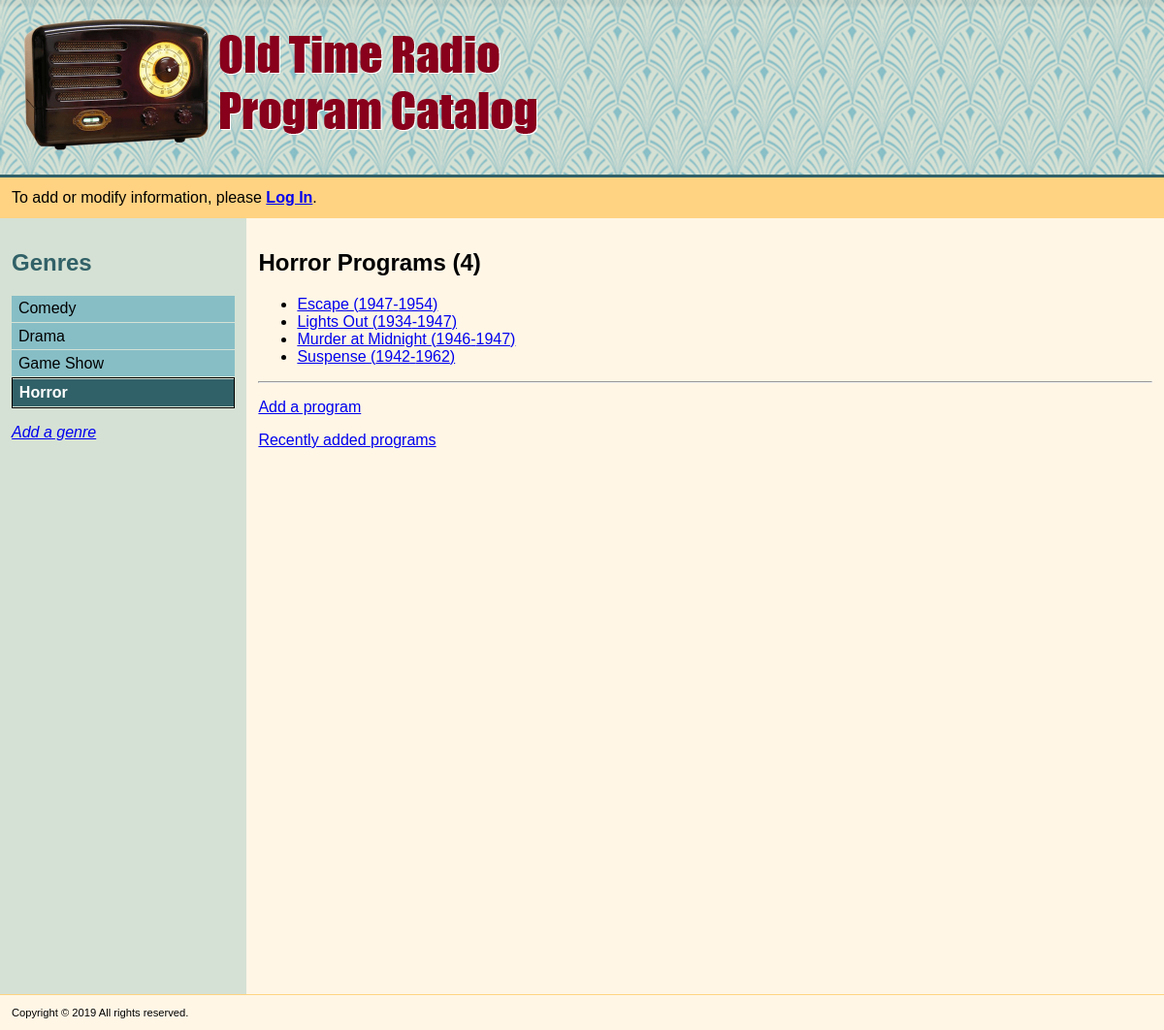
/genre/3, run on the app's committed database.
### models.py (models this page shows, shortened)
class Genre(Base):
    __tablename__ = 'genre'
    id = Column(Integer, primary_key=True)
    name = Column(String(100), nullable=False, unique=True)
    user_id = Column(Integer, ForeignKey('user.id'))
    user = relationship(User)
    time_created = Column(DateTime(timezone=True), server_default=func.now())
    time_updated = Column(DateTime(timezone=True), onupdate=func.now())

class Program(Base):
    __tablename__ = 'program'
    name = Column(String(120), nullable=False, unique=True)
    id = Column(Integer, primary_key=True)
    description = Column(String(1000))
    yearBegan = Column(Integer, nullable=False)
    yearEnded = Column(Integer, nullable=False)
    genre_id = Column(Integer, ForeignKey('genre.id'))
    genre = relationship(Genre)
    user_id = Column(Integer, ForeignKey('user.id'))
    user = relationship(User)
    time_created = Column(DateTime(timezone=True), server_default=func.now())
    time_updated = Column(DateTime(timezone=True), onupdate=func.now())

### application.py (the view)
@app.route('/genre/<int:genre_id>')
@app.route('/genre/<int:genre_id>/program')
def showGenre(genre_id):
    genres = session.query(Genre).order_by('name').all()
    genre = session.query(Genre).filter_by(id=genre_id).one()
    programs = session.query(Program).filter_by(
                                                genre_id=genre_id
                                               ).order_by('name').all()
    return render_template('showGenre.html', genres=genres, genre=genre,
                           programs=programs)

### application.py (called while the page is built)
def _fk_pragma_on_connect(dbapi_con, con_record):
    dbapi_con.execute('pragma foreign_keys=ON')

### templates/showGenre.html (shortened to what this page needs)
{% extends "main.html" %}
{% block content %}
<h1>{{genre.name}} Programs ({{programs|count}})</h1>
{% if programs|count > 0 %}
	<ul>
	{% for program in programs %}
		<li>
			<a href='{{url_for("showProgram", genre_id=genre.id, program_id=program.id)}}'>
			{{program.name}} ({{program.yearBegan}}-{{program.yearEnded}})
			</a>
		</li>
	{% endfor %}
	</ul>
	<hr>
{% endif %}
<p>
	<a href='{{url_for("addProgram", genre_id=genre.id)}}'>
	Add a program
	</a>
</p>
<p>
	<a href='{{url_for("latestPrograms")}}'>
	Recently added programs
	</a>
</p>
{% endblock %}

### templates/nav.html
<h1>Genres</h1>
{% if genres|count > 0 %}
	<ul>
	{% for g in genres %}
	<li {% if genre and genre.id == g.id %}class="selected"{% endif %}><a href='{{url_for("showGenre", genre_id=g.id)}}'>{{g.name}}</a></li>
	{% endfor %}
	</ul>
{% else %}
	<p>There are no genres currently defined.</p>
{% endif %}
{% if request.path != '/genre/add' %}
	<p><a href='{{url_for("addGenre")}}'>Add a genre</a></p>
{% endif %}

### static/style.css (style rules this page uses)
* { box-sizing: border-box; }
div.container, html, body { height: 100%; margin: 0; padding: 0; }
body { font-family: Arial; }
nav > h1 { color: #316168 }
nav > ul { list-style-type: none; margin: 0; padding: 0; }
nav > ul a { display: block; color: #000; padding: 2% 3%; text-decoration: none; margin: 1px 0px; background-color: #87bec6; }
nav > ul > li.selected a { font-weight: bold; color: white; background-color: #316168; }
nav > ul >li.selected { border: 1px solid black; }
nav > p > a { font-style: italic; }

### data on the page
Genre: name "Comedy"
Genre: name "Drama"
Genre: name "Game Show"
Genre: name "Horror"
Program: name "Escape", yearBegan "1947", yearEnded "1954"
Program: name "Lights Out", yearBegan "1934", yearEnded "1947"
Program: name "Murder at Midnight", yearBegan "1946", yearEnded "1947"
Program: name "Suspense", yearBegan "1942", yearEnded "1962"

### other printed values
{{ programs|count }} "4"
